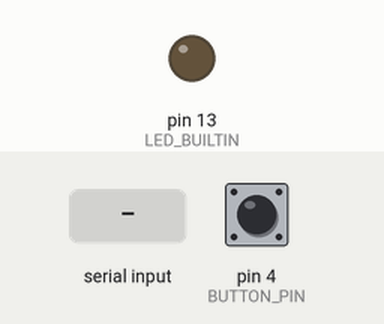
This sketch was run on a simulated Arduino Uno, built with avr-gcc and run on an emulated ATmega328P. Parts: output pins drawn as LEDs (lit = HIGH). The inputs (shaded band) are chosen by the test bench; at power-on: pin 4 (BUTTON_PIN) HIGH. What the sketch prints to the serial monitor is not drawn.

Above: at 1.2 s.
1.3 s: "1" received over Serial
At 2.2 s:
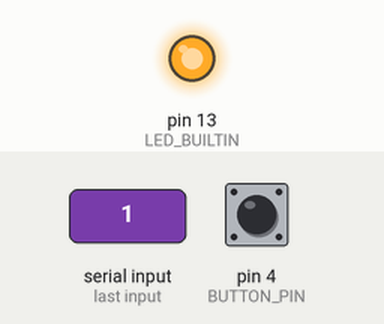
3.0 s: "0" received over Serial
At 3.4 s:
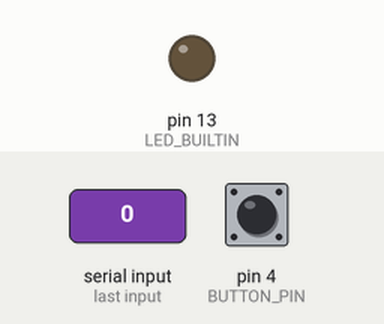
Timing chart, 0 to 6.0 s (numbered marks = the images above; inputs shaded):
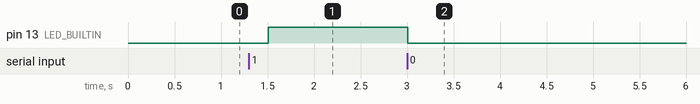

Measured:
- after the input at 1.3 s, pin 13 (LED_BUILTIN): LOW → HIGH after 0.21 s
- after the input at 3.0 s, pin 13 (LED_BUILTIN): HIGH → LOW at once

The sketch:

sketch_apr07a.ino
```cpp
#define BUTTON_PIN 4

void setup()
{
  Serial.begin(57600);
  digitalWrite(LED_BUILTIN, LOW);
  pinMode(LED_BUILTIN, OUTPUT);
  pinMode(BUTTON_PIN, INPUT_PULLUP);

  int wilgotnoscPW = 0;
  int temperaturaPW = 0;
  int swiatlo = 0;
  int stan_okna = 0;
  int ProcentowaWilgotnoscGlebyS1 = 0;
  int ProcentowaWilgotnoscGlebyS2 = 0;
  int StanDeszczu = 0;
  int CisnieniePZ = 0;
  int temperaturaPZ = 0;
  int Wysokosc = 0;
  int RzeczywistaWysokosc = 0;
  int odbieranie = 0;

}
void loop()
{
  byte buttonState = digitalRead(BUTTON_PIN);

  if (buttonState == LOW) {
    int wilgotnoscPW = 0;
    int temperaturaPW = 0;
    int swiatlo = 0;
    int stan_okna = 0;
    int ProcentowaWilgotnoscGlebyS1 = 0;
    int ProcentowaWilgotnoscGlebyS2 = 0;
    int StanDeszczu = 0;
    int CisnieniePZ = 0;
    int temperaturaPZ = 0;
    int Wysokosc = 0;
    int RzeczywistaWysokosc = 0;
    int odbieranie = 0;

    Serial.println(wilgotnoscPW);                // wilgotność powietrza wewnętrzna 0-100
    Serial.println(temperaturaPW);               // temperatura powietrza wewnętrzna
    Serial.println(swiatlo);                     // foterezystor stopień naświtlenia
    Serial.println(stan_okna);                   // stan onka zamknięte 0 otwarte 1
    Serial.println(ProcentowaWilgotnoscGlebyS1); // wilgotność gleby strefy 1 0-100
    Serial.println(ProcentowaWilgotnoscGlebyS2); // wilgotność gleby strefy 2 0-100
    Serial.println(StanDeszczu);                 // stan czujnika 2 nie pada 1 zagrożenie deszczem 0 deszcz
    Serial.println(CisnieniePZ);                 // Ciśnienie zewnętrzne        (Pascal)
    Serial.println(temperaturaPZ);               // temperatura zewnętrzna
    Serial.println(Wysokosc);                    // wysokość nwm jaka           (metr)
    Serial.println(RzeczywistaWysokosc);          // wysokość nad poziomem morza (metr)
    Serial.println(odbieranie);
  }
  else {
    int wilgotnoscPW = 65;
    int temperaturaPW = 20;
    int swiatlo = 1;
    int stan_okna = 1;
    int ProcentowaWilgotnoscGlebyS1 = 33;
    int ProcentowaWilgotnoscGlebyS2 = 65;
    int StanDeszczu = 1;
    int CisnieniePZ = 20;
    int temperaturaPZ = 10;
    int Wysokosc = 2;
    int RzeczywistaWysokosc = 175;
    int odbieranie = 12;

    Serial.println(wilgotnoscPW);                // wilgotność powietrza wewnętrzna 0-100
    Serial.println(temperaturaPW);               // temperatura powietrza wewnętrzna
    Serial.println(swiatlo);                     // foterezystor stopień naświtlenia
    Serial.println(stan_okna);                   // stan onka zamknięte 0 otwarte 1
    Serial.println(ProcentowaWilgotnoscGlebyS1); // wilgotność gleby strefy 1 0-100
    Serial.println(ProcentowaWilgotnoscGlebyS2); // wilgotność gleby strefy 2 0-100
    Serial.println(StanDeszczu);                 // stan czujnika 2 nie pada 1 zagrożenie deszczem 0 deszcz
    Serial.println(CisnieniePZ);                 // Ciśnienie zewnętrzne        (Pascal)
    Serial.println(temperaturaPZ);               // temperatura zewnętrzna
    Serial.println(Wysokosc);                    // wysokość nwm jaka           (metr)
    Serial.println(RzeczywistaWysokosc);
    Serial.println(odbieranie);             // wysokość nad poziomem morza (metr)
  }

  if (Serial.available() > 0) {

    String receivedString = "";

    while (Serial.available() > 0) {
      receivedString += char(Serial.read ());
    }

    //Serial.println(receivedString);

    if(receivedString == "1")
      digitalWrite(LED_BUILTIN, HIGH);
    else
      digitalWrite(LED_BUILTIN, LOW);
  }
  delay(500);
}
```
